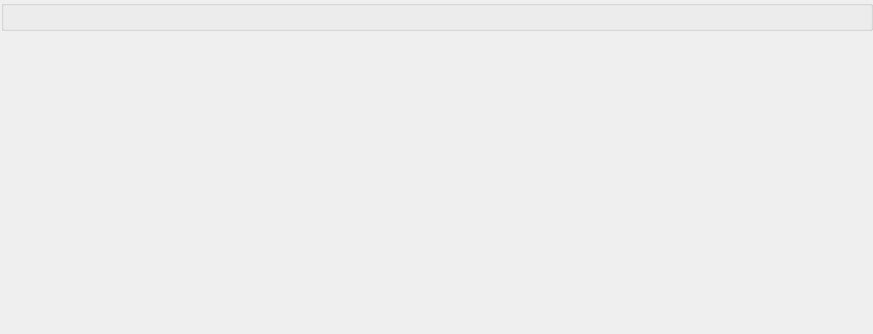
<?xml version="1.0" encoding="UTF-8"?>
<ui version="4.0">
 <class>archiveStatusForm</class>
 <widget class="QWidget" name="archiveStatusForm">
  <property name="geometry">
   <rect>
    <x>0</x>
    <y>0</y>
    <width>873</width>
    <height>334</height>
   </rect>
  </property>
  <property name="windowTitle">
   <string>Archive Status Summary</string>
  </property>
  <layout class="QVBoxLayout" name="verticalLayout">
   <property name="spacing">
    <number>0</number>
   </property>
   <property name="leftMargin">
    <number>1</number>
   </property>
   <property name="topMargin">
    <number>0</number>
   </property>
   <property name="rightMargin">
    <number>0</number>
   </property>
   <property name="bottomMargin">
    <number>0</number>
   </property>
   <item>
    <widget class="QFrame" name="frame">
     <layout class="QVBoxLayout" name="verticalLayout_2" stretch="0,1">
      <property name="spacing">
       <number>2</number>
      </property>
      <property name="margin">
       <number>0</number>
      </property>
      <item>
       <widget class="QEArchiveStatus" name="qearchivestatus"/>
      </item>
      <item>
       <widget class="QELog" name="qearchivelog">
        <property name="minimumSize">
         <size>
          <width>872</width>
          <height>240</height>
         </size>
        </property>
        <property name="messageSourceFilter">
         <enum>QELog::Match</enum>
        </property>
        <property name="messageSourceId">
         <UInt>9001</UInt>
        </property>
       </widget>
      </item>
     </layout>
    </widget>
   </item>
  </layout>
 </widget>
 <customwidgets>
  <customwidget>
   <class>QELog</class>
   <extends>QWidget</extends>
   <header>QELog.h</header>
  </customwidget>
  <customwidget>
   <class>QEArchiveStatus</class>
   <extends>QEGroupBox</extends>
   <header>QEArchiveStatus.h</header>
  </customwidget>
  <customwidget>
   <class>QEGroupBox</class>
   <extends>QGroupBox</extends>
   <header>QEGroupBox.h</header>
   <container>1</container>
  </customwidget>
 </customwidgets>
 <resources/>
 <connections/>
</ui>
